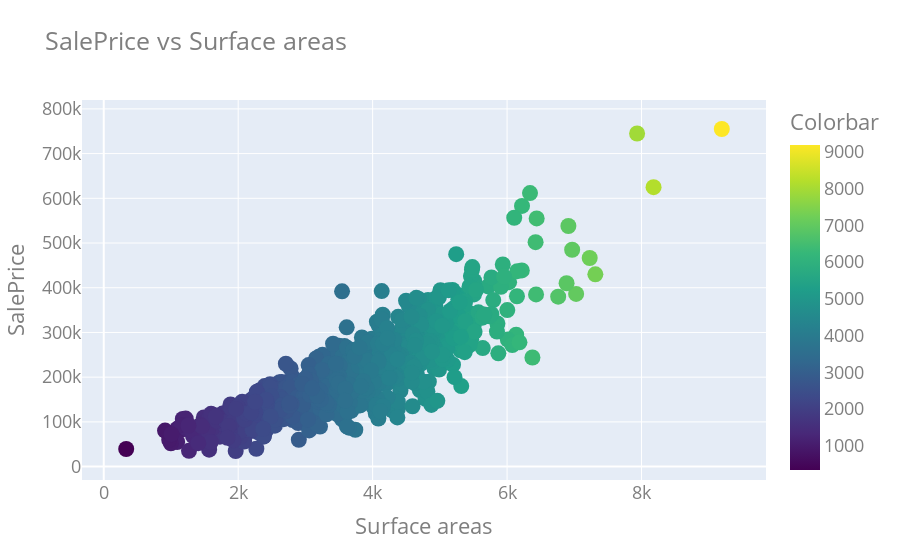

The notebook cell this image was saved under:
### Code cell
#lets visualize the saleprice versus surface areas


fig = go.Figure(data=go.Scatter(x=df_train['all_Sf'],  y=df_train['SalePrice'], mode='markers', 
                                marker=dict( size=16,color=df_train['all_Sf'].values, colorbar=dict( title="Colorbar"), colorscale='Viridis')))

fig.update_layout(title="SalePrice vs Surface areas", xaxis_title="Surface areas", yaxis_title="SalePrice", font=dict(size=18, color="#7f7f7f"))

### Figure 1 — Plotly figure (JSON) as saved in the notebook; plotly's stock layout.template omitted (floating-point values rounded to 4 significant figures; data arrays with more than 128 entries replaced by an {"elided": "..."} marker saying what was removed)
{"data": [{"marker": {"color": {"elided": "1458 int values"}, "colorbar": {"title": {"text": "Colorbar"}}, "colorscale": [[0, "#440154"], [0.1111, "#482878"], [0.2222, "#3e4989"], [0.3333, "#31688e"], [0.4444, "#26828e"], [0.5556, "#1f9e89"], [0.6667, "#35b779"], [0.7778, "#6ece58"], [0.8889, "#b5de2b"], [1, "#fde725"]], "size": 16}, "mode": "markers", "type": "scatter", "x": {"elided": "1458 int values"}, "y": {"elided": "1458 int values"}}], "layout": {"font": {"color": "#7f7f7f", "size": 18}, "title": {"text": "SalePrice vs Surface areas"}, "xaxis": {"title": {"text": "Surface areas"}}, "yaxis": {"title": {"text": "SalePrice"}}}}
